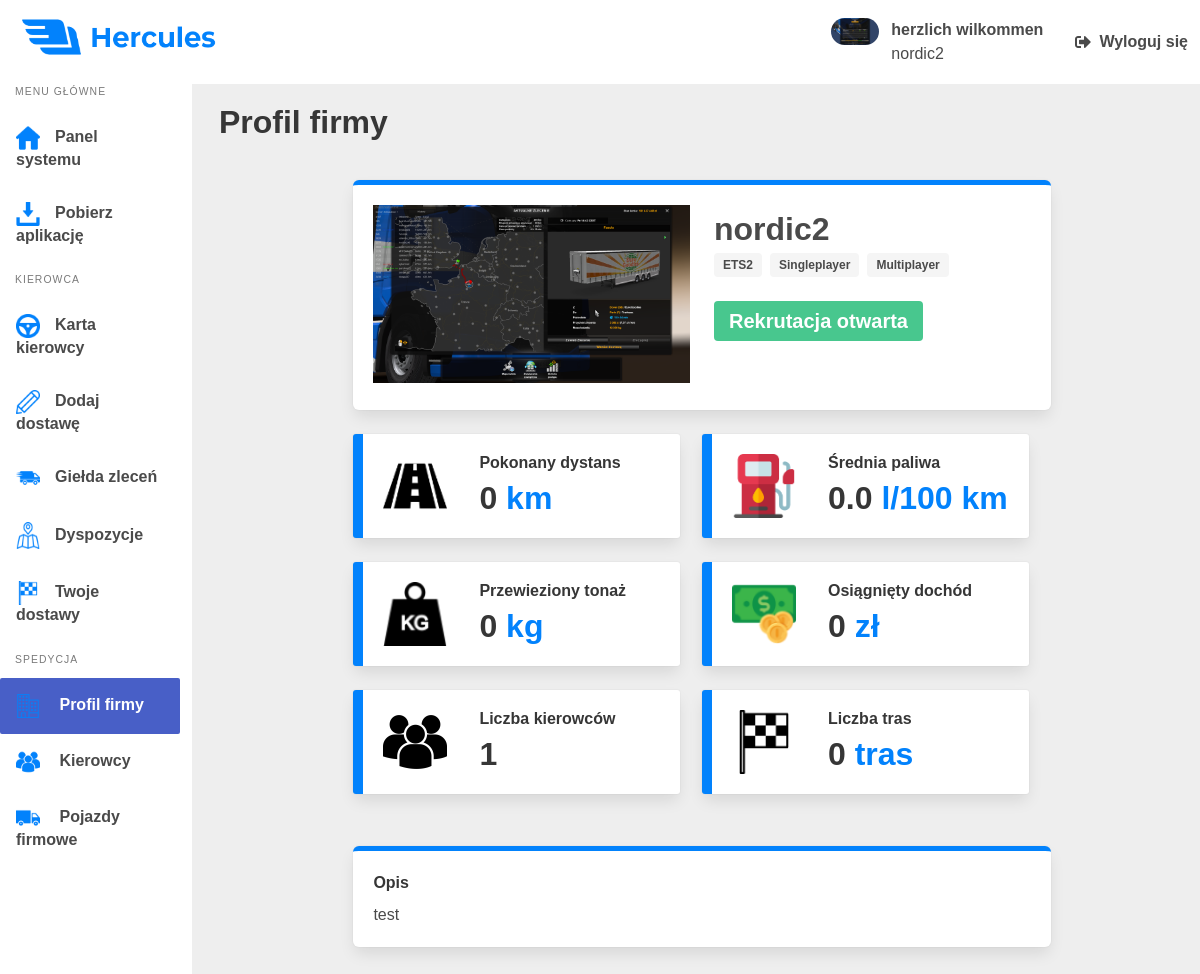
The page /CompanyProfile (signed in) on the database as committed earlier.
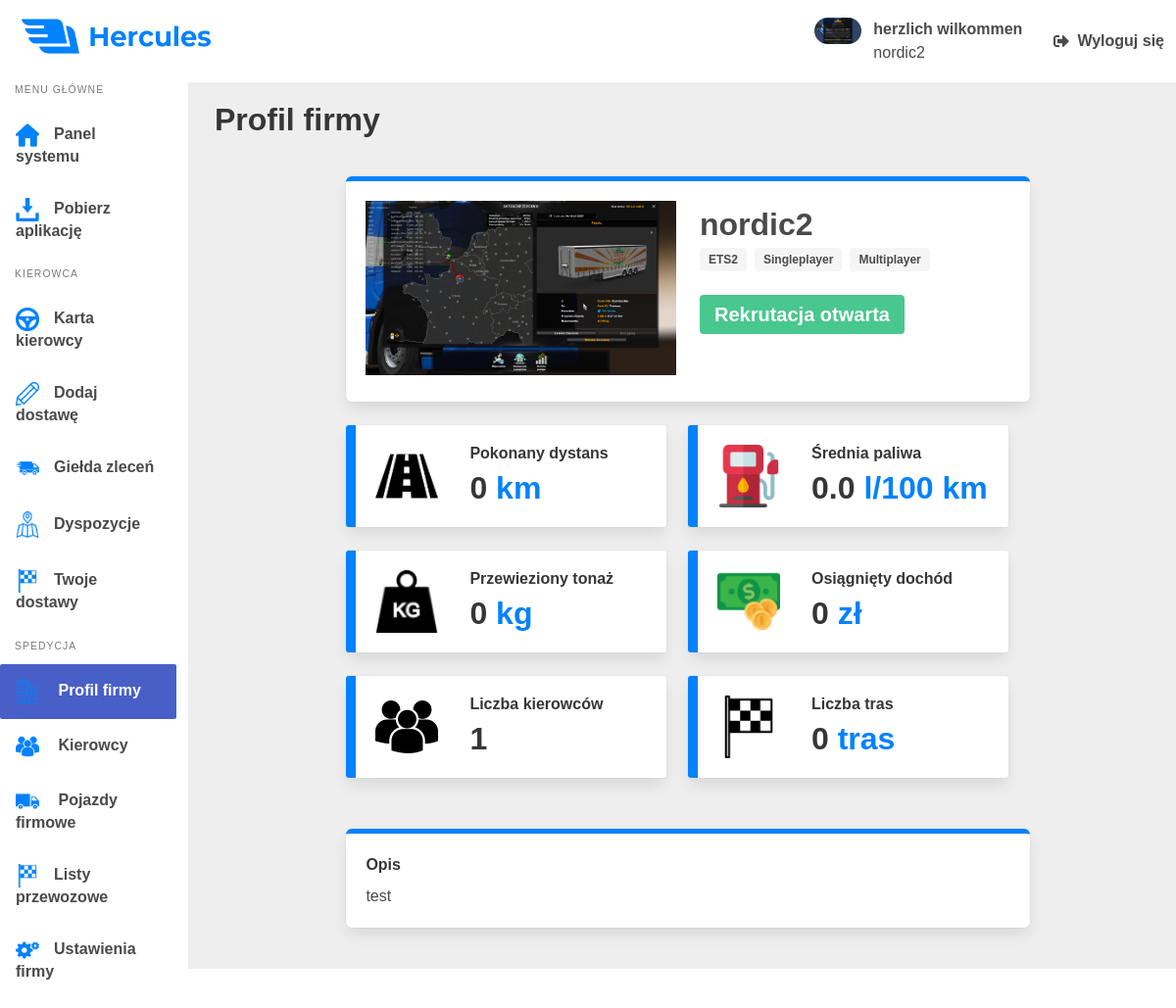
The same page on the database as committed later.
### hercules_app/views.py (the view)
def ShowCompanyProfileView(request):
    driver_info = Driver.get_driver_info(request)
    driver = {
        'nick': driver_info.nick,
        'avatar': driver_info.avatar,
        'position': driver_info.position,
        'company': driver_info.company,
        'is_employeed': driver_info.is_employeed,
    }
    if driver_info.company is not None:
        company = Company.objects.get(name=driver_info.company)
        return render(request, 'hercules_app/company_profile.html', {'driver': driver, 'company': company})
    else:
        return HttpResponse(status=500)

### hercules_app/models.py (called while the page is built)
    def get_vehicle_info(driver):
        try:
            vehicle = Vehicle.objects.get(driver=driver)
            vehicle_info = {
                'brand': vehicle.brand,
                'model': vehicle.model,
                'cabin': vehicle.cabin,
                'engine_power': vehicle.engine_power,
                'odometer': vehicle.odometer,
                'photo': vehicle.photo.url,
            }
        except:
            vehicle_info = ''
        finally:
            return vehicle_info

    def set_driver_info(request):
        driver_info = Driver.get_driver_info_from_database(request.user)
        request.session['driver_info'] = driver_info

### hercules_app/templates/hercules_app/company_profile.html (shortened to what the changed rows need)
{% load static %}
<!DOCTYPE html>
<html lang="pl-pl">
<head>
    <link rel="stylesheet" href="https://cdn.jsdelivr.net/npm/bulma@0.8.0/css/bulma.min.css">
    <link rel="stylesheet" type="text/css" href="{% static '/css/panel.css' %}">
    <link rel="stylesheet" type="text/css" href="{% static '/css/main.css' %}">
    <link rel="stylesheet" type="text/css" href="{% static '/css/company_profile.css' %}">
    <link rel="stylesheet" href="https://cdn.jsdelivr.net/npm/bulma@0.8.0/css/bulma.min.css">
</head>
<body>
    <div class="wrapper">
        <div class="columns">
            <aside class="column is-2 aside is-hidden-mobile is-placed-left">
                <nav class="menu">
                    <ul class="menu-list">
                        {% if driver.position == "Szef" or driver.position == "Spedytor" %}
                        <li>
                            <a href="/Waybills">
                                <p class="option waybills">Listy przewozowe</p>
                            </a>
                        </li>
                        {% endif %}
                        {% if driver.position == "Szef" %}
                        <li>
                            <a href="/Settings">
                                <p class="option settings">Ustawienia firmy</p>
                            </a>
                        </li>
                        {% endif %}
                    </ul>
                </nav>
            </aside>
            <main class="column main">
                <header>
                    <h1 class="title">Profil firmy</h1>
                </header>
                <div class="box basic-info">
                    <div class="columns">
                        <div class="column">
                            <h1 class="company-name">{{ company.name }}</h1>
                        </div>
                    </div>
                </div>
                <div class="columns statistics">
                    <div class="column stats-column">
                        <div class="box card distance-card">
                            <article class="media">
                                <div class="media-content">
                                    <div class="content">
                                        <h1 class="card-value distance">{{ company.distance }} <span class="colored">km</span></h1>
                                    </div>
                                </div>
                            </article>
                        </div>
                        <div class="box card tonnage-card">
                            <article class="media">
                                <div class="media-content">
                                    <div class="content">
                                        <h1 class="card-value distance">{{ company.tonnage }}<span class="colored"> kg</span>
                                        </h1>
                                    </div>
                                </div>
                            </article>
                        </div>
                        <div class="box card drivers-count-card">
                            <article class="media">
                                <div class="media-content">
                                    <div class="content">
                                        <h1 class="card-value used-fuel">
                                            {{ company.drivers_count }}
                                        </h1>
                                    </div>
                                </div>
                            </article>
                        </div>
                    </div>
                    <div class="column stats-column">
                        <div class="box card fuel-card">
                            <article class="media">
                                <div class="media-content">
                                    <div class="content">
                                        <h1 class="card-value used-fuel">{{ company.average_fuel }}<span class="colored"> l/100 km</span>
                                        </h1>
                                    </div>
                                </div>
                            </article>
                        </div>
                        <div class="box card money-card">
                            <article class="media">
                                <div class="media-content">
                                    <div class="content">
                                        <h1 class="card-value used-fuel"> {{ company.income }}
                                            <span class="colored"> zł</span>
                                        </h1>
                                    </div>
                                </div>
                            </article>
                        </div>
                        <div class="box card deliveries-card">
                            <article class="media">
                                <div class="media-content">
                                    <div class="content">
                                        <h1 class="card-value used-fuel">{{ company.waybill_count }}<span
                                                class="colored"> tras</span>
                                        </h1>
                                    </div>
                                </div>
                            </article>
                        </div>
                    </div>
                </div>
            </main>
        </div>
    </div>
</body>
</html>

Rows that differ between the two databases and show on the page:
changed Driver "herzlich wilkommen": position "Właściciel" → "Szef" (drawn)
Other text that changed with them:
text now shown: "Listy przewozowe Ustawienia firmy"
